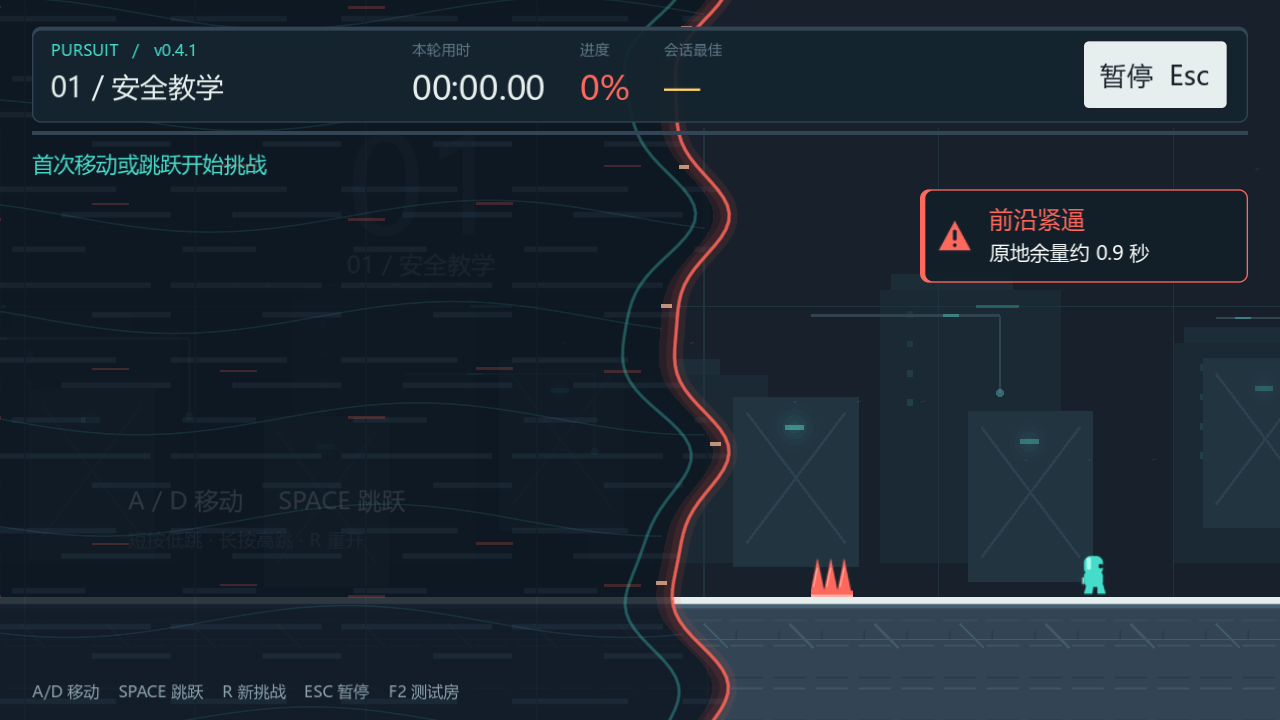
#> input picture reports/v0.5/art/line-correction/front-line-current.png, 1280 x 720 px
$ python check_pixels.py
#> lines starting #> are read from the running program, lines starting #| are printed output that depends on the picture; after the words box and inside, x2 and y2 are one past the last pixel; in counts of white or black regions, pixels touching at a corner belong together
from pathlib import Path
import json
import hashlib
import numpy as np
from PIL import Image

folder = Path(__file__).resolve().parent
root = folder.parents[3]
a = np.asarray(Image.open(folder / 'front-line-current.png').convert('RGB'))
#> a is the input picture: shape (720, 1280, 3); mean R, G, B 29.5, 40.9, 51.4
b = np.asarray(Image.open(folder / 'front-line-without-effect.png').convert('RGB'))
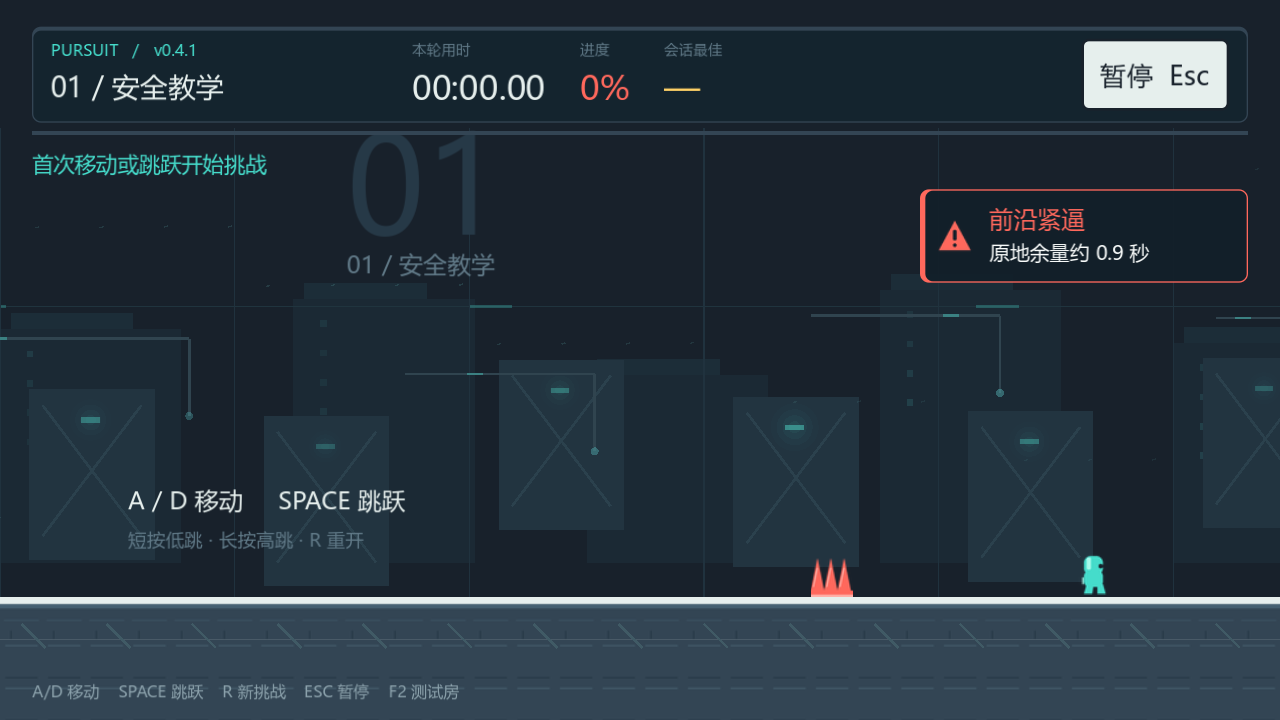
#> input picture reports/v0.5/art/line-correction/front-line-without-effect.png, 1280 x 720 px
#> b is the input picture: shape (720, 1280, 3); mean R, G, B 36.8, 50.2, 61
delta = np.any(a != b, axis=2)
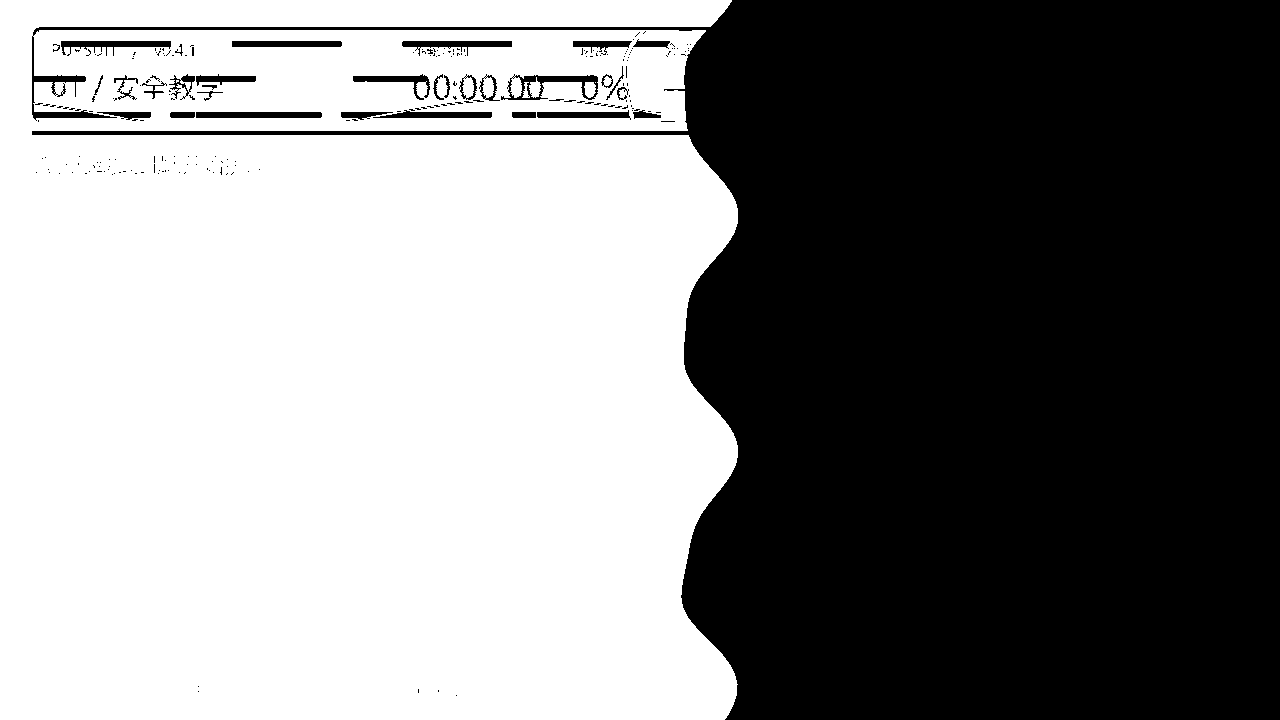
#> delta: shape (720, 1280) bool; 53.6% white; 233 black regions (201 under 20 px), largest, box (x1, y1, x2, y2) and area: (32, 0, 1280, 720) 418578, (501, 74, 598, 100) 843, (196, 112, 322, 118) 754
front = 560 * a.shape[1] / 960
#> front = 746.7
columns = np.flatnonzero(delta.any(axis=0))
#> columns = 738 values from 0 to 737
result = {
    'front_pixel_x': front,
    'former_line_changed_pixels': int(delta[:, int(front)-2:int(front)+2].sum()),
    'max_effect_pixel_x': int(columns.max()),
    'ahead_changed_pixels': int(delta[:, int(np.ceil(front)):].sum()),
#> (the run stopped early here; a loop or call above may not have finished)
